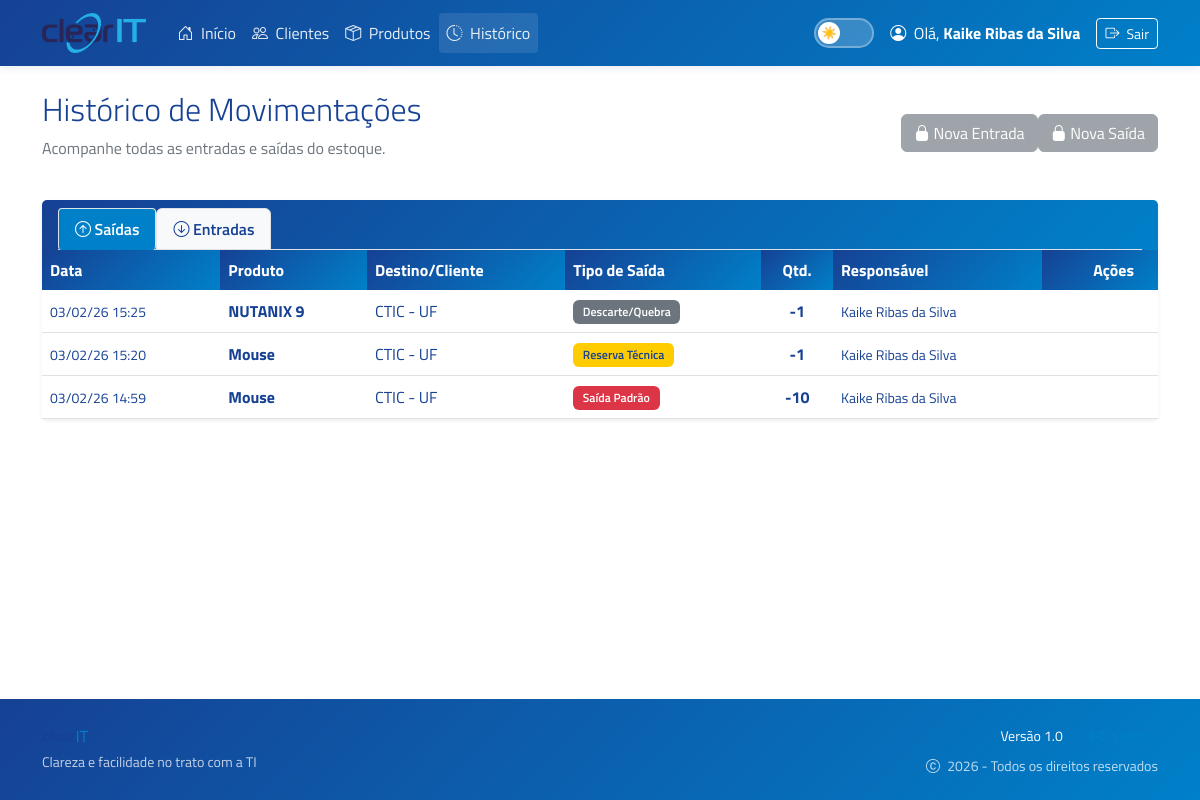
Page /historico/ (signed in) on the committed database.
### core/models.py (models this page shows, shortened)
class Employee(AbstractUser):
    LOGIN_CHOICES = [
        ('LOCAL', 'Senha Local'),
        ('MS', 'Microsoft SSO'),
        ('HYBRID', 'Híbrido'),
    ]
    microsoft_oid = models.CharField(
        max_length=255,
        unique=True,
        null=True,
        blank=True,
        verbose_name="Microsoft Object ID"
    )
    login_type = models.CharField(
        max_length=10,
        choices=LOGIN_CHOICES,
        default='LOCAL'
    )
    department = models.CharField(max_length=100, blank=True, null=True)

class StockOut(models.Model):
    TYPE_CHOICES = [
        ('SAIDA', 'Saída Padrão'),
        ('RESERVA', 'Reserva Técnica'),
        ('EMPRESTIMO', 'Empréstimo'),
        ('DESCARTE', 'Descarte/Quebra'),
    ]
    product = models.ForeignKey(Product, on_delete=models.CASCADE)
    location = models.CharField(
        max_length=3,
        choices=[('SP', 'São Paulo'), ('MAO', 'Manaus')]
    )
    movement_type = models.CharField(
        max_length=20,
        choices=TYPE_CHOICES,
        default='SAIDA',
        verbose_name="Tipo de Movimentação"
    )
    scheduled_date = models.DateField(
        null=True,
        blank=True,
        verbose_name="Data Prevista"
    )
    is_cancelled = models.BooleanField(
        default=False,
        verbose_name="Cancelada"
    )
    cancelled_at = models.DateTimeField(
        null=True,
        blank=True,
        verbose_name="Cancelada em"
    )
    cancelled_by = models.ForeignKey(
        Employee,
        on_delete=models.SET_NULL,
        null=True,
        blank=True,
        related_name='cancelled_stockouts',
        verbose_name="Cancelada por"
    )
    client = models.ForeignKey(Client, on_delete=models.CASCADE)
    quantity = models.PositiveIntegerField()
    employee = models.ForeignKey(Employee, on_delete=models.CASCADE)
    observation = models.TextField(null=True, blank=True, verbose_name="Observação")
    created_at = models.DateTimeField(auto_now_add=True)
    class Meta:
        verbose_name = "Saída de Material"
        verbose_name_plural = "Saídas"

class Product(models.Model):
    name = models.CharField(max_length=255, verbose_name="Nome do Produto")
    model = models.CharField(max_length=255, blank=True, null=False, verbose_name="Modelo")
    manufacturer = models.CharField(max_length=255, blank=True, null=False, verbose_name="Fabricante")
    product_id = models.CharField(max_length=255, blank=True, null=True, verbose_name= "ID do Produto", unique=True)
    class Meta:
        verbose_name = "Produto"
        verbose_name_plural = "Produtos"

class Client(models.Model):
    name = models.CharField(max_length=255, unique=True, verbose_name="Nome do Cliente/Setor")
    class Meta:
        verbose_name = "Cliente"
        verbose_name_plural = "Clientes"

### core/views/movements.py (the view)
# urls.py: path('historico/', movements.movements_list, name='movements_list'),
@login_required
def movements_list(request):
    entries = StockEntry.objects.select_related('product', 'employee').order_by('-created_at')
    outputs = StockOut.objects.select_related('product', 'client', 'employee').order_by('-created_at')
    context = {
        'entries': entries,
        'outputs': outputs,
    }
    return render(request, 'core/stock/movements_list.html', context)

### core/templates/core/stock/movements_list.html (shortened to what this page needs)
{% extends 'core/base.html' %}
{% block content %}
<div class="row mb-4 align-items-center">
    <div class="col-md-8">
        <h2 class="fw-light">Histórico de Movimentações</h2>
        <p class="text-muted">Acompanhe todas as entradas e saídas do estoque.</p>
    </div>
    <div class="col-md-4 text-end">
        <div class="btn-group">
            {% if perms.core.add_stockentry %}
                <a href="{% url 'entry_create' %}" class="btn btn-success">
                    <i class="bi bi-box-arrow-in-down"></i> Nova Entrada
                </a>
            {% else %}
                <span class="d-inline-block" tabindex="0" data-bs-toggle="tooltip" title="Apenas gestores podem realizar entradas">
                    <button class="btn btn-secondary" disabled style="cursor: not-allowed;">
                        <i class="bi bi-lock-fill"></i> Nova Entrada
                    </button>
                </span>
            {% endif %}
            {% if perms.core.add_stockout %}
                <a href="{% url 'output_create' %}" class="btn btn-danger">
                    <i class="bi bi-box-arrow-up"></i> Nova Saída
                </a>
            {% else %}
                <span class="d-inline-block" tabindex="0" data-bs-toggle="tooltip" title="Apenas gestores podem realizar saídas">
                    <button class="btn btn-secondary" disabled style="cursor: not-allowed;">
                        <i class="bi bi-lock-fill"></i> Nova Saída
                    </button>
                </span>
            {% endif %}
        </div>
    </div>
</div>
<div class="card shadow-sm border-0">
    <div class="card-header bg-white border-bottom-0 pb-0">
        <ul class="nav nav-tabs" id="historyTab" role="tablist">
            <li class="nav-item" role="presentation">
                <button class="nav-link active text-danger fw-bold" id="saidas-tab" data-bs-toggle="tab" data-bs-target="#saidas" type="button" role="tab">
                    <i class="bi bi-arrow-up-circle"></i> Saídas
                </button>
            </li>
            <li class="nav-item" role="presentation">
                <button class="nav-link text-success fw-bold" id="entradas-tab" data-bs-toggle="tab" data-bs-target="#entradas" type="button" role="tab">
                    <i class="bi bi-arrow-down-circle"></i> Entradas
                </button>
            </li>
        </ul>
    </div>
    <div class="card-body p-0">
        <div class="tab-content" id="historyTabContent">
            <div class="tab-pane fade show active" id="saidas" role="tabpanel">
                <div class="table-responsive">
                    <table class="table table-hover align-middle mb-0">
                        <thead class="table-light">
                            <tr>
                                <th>Data</th>
                                <th>Produto</th>
                                <th>Destino/Cliente</th>
                                <th>Tipo de Saída</th>
                                <th class="text-center">Qtd.</th>
                                <th>Responsável</th>
                                <th class="text-end pe-4">Ações</th>
                            </tr>
                        </thead>
                        <tbody>
                            {% for out in outputs %}
                            <tr {% if out.is_cancelled %}class="table-secondary"{% endif %}>
                                <td class="small">{{ out.created_at|date:"d/m/y H:i" }}</td>
                                <td class="fw-bold">
                                    {{ out.product.name }}
                                </td>
                                <td>{{ out.client.name|default:"-" }}</td>
                                <td>
                                    <span class="badge {% if out.movement_type == 'RESERVA' %}bg-warning text-dark{% elif out.movement_type == 'SAIDA' %}bg-danger{% elif out.movement_type == 'EMPRESTIMO' %}bg-info{% else %}bg-secondary{% endif %}">
                                        {{ out.get_movement_type_display|default:"-" }}
                                    </span>
                                </td>
                                <td class="text-center text-danger fw-bold">-{{ out.quantity }}</td>
                                <td class="small">{{ out.employee.first_name }}</td>
                                <td class="text-end pe-4">
                                </td>
                            </tr>
                            {% empty %}
                            <tr><td colspan="7" class="text-center py-4 text-muted">Nenhuma saída registrada.</td></tr>
                            {% endfor %}
                        </tbody>
                    </table>
                </div>
            </div>
        </div>
    </div>
</div>
{% endblock %}

### core/templates/core/base.html (shortened to what this page needs)
{% load static %}
<!DOCTYPE html>
<html lang="pt-br">
<head>
    <link href="https://cdn.jsdelivr.net/npm/bootstrap@5.3.0/dist/css/bootstrap.min.css" rel="stylesheet">
    <link rel="stylesheet" href="https://cdn.jsdelivr.net/npm/bootstrap-icons@1.13.1/font/bootstrap-icons.min.css">
    <link href="https://cdn.jsdelivr.net/npm/select2@4.1.0-rc.0/dist/css/select2.min.css" rel="stylesheet" />
    <link rel="stylesheet" href="https://cdn.jsdelivr.net/npm/select2-bootstrap-5-theme@1.3.0/dist/select2-bootstrap-5-theme.min.css" />
    <link rel="stylesheet" href="{% static 'core/css/clearit_theme.css' %}">
</head>
<body class="d-flex flex-column min-vh-100">
    <nav class="navbar navbar-expand-lg navbar-dark mb-4">
        <div class="container">
            <a class="navbar-brand d-flex align-items-center" href="{% url 'home' %}">
                <img src="{% static 'core/img/logo.png' %}"
                    alt="Logo ClearIT"
                    height="40"
                    class="d-inline-block align-text-top me-2">
            </a>
            <div class="collapse navbar-collapse" id="navbarContent">
                <div class="navbar-nav me-auto">
                    <a class="nav-link {% if request.resolver_match.url_name == 'home' %}active{% endif %}" href="{% url 'home' %}">
                        <i class="bi bi-house-door me-1"></i>
                        Início
                    </a>
                    <a class="nav-link {% if 'client' in request.path %}active{% endif %}" href="{% url 'client_list' %}">
                        <i class="bi bi-people me-1"></i>
                        Clientes
                    </a>
                    <a class="nav-link {% if 'product' in request.path %}active{% endif %}" href="{% url 'product_list' %}">
                        <i class="bi bi-box-seam me-1"></i>
                        Produtos
                    </a>
                    <a class="nav-link {% if 'historico' in request.path or 'movements' in request.path %}active{% endif %}" href="{% url 'movements_list' %}">
                        <i class="bi bi-clock-history me-1"></i>
                        Histórico
                    </a>
                </div>
                <div class="navbar-nav ms-auto d-flex align-items-center">
                    {% if user.is_authenticated %}
                        <span class="navbar-text text-white me-3 d-none d-md-block">
                            <i class="bi bi-person-circle me-1"></i>
                            Olá, <strong>{{ user.first_name|default:user.username }}</strong>
                        </span>
                        <a href="{% url 'account_logout' %}" class="btn btn-outline-light btn-sm">
                            <i class="bi bi-box-arrow-right me-1"></i>
                            Sair
                        </a>
                    {% else %}
                        <a href="{% url 'account_login' %}" class="btn btn-light btn-sm fw-bold">
                            <i class="bi bi-box-arrow-in-right me-1"></i>
                            Entrar
                        </a>
                    {% endif %}
                </div>
            </div>
        </div>
    </nav>
    <main class="container flex-grow-1 fade-in">
        {% block content %}{% endblock %}
    </main>
    <footer class="footer mt-auto py-4 bg-clearit-gradient text-white mt-5">
        <div class="container">
            <div class="row align-items-center">
                <div class="col-md-6 text-center text-md-start">
                    <h6 class="mb-1">
                        <strong>clear</strong><span style="color: #0080C9;">IT</span>
                    </h6>
                    <p class="mb-0 small opacity-75">
                        Clareza e facilidade no trato com a TI
                    </p>
                </div>
                <div class="col-md-6 text-center text-md-end">
                    <ul class="list-inline mb-0">
                        <li class="list-inline-item">
                            <span class="small">Versão 1.0</span>
                        </li>
                        <li class="list-inline-item ms-3">
                            <a href="mailto:kmaciel@clearit.com.br" class="text-white text-decoration-none small">
                                <i class="bi bi-envelope me-1"></i>
                            </a>
                        </li>
                    </ul>
                    <p class="mb-0 small opacity-75 mt-2">
                        <i class="bi bi-c-circle me-1"></i>
                        {% now "Y" %} - Todos os direitos reservados
                    </p>
                </div>
            </div>
        </div>
    </footer>
</body>
</html>

### rows in the picture
Employee: first_name "Kaike Ribas da Silva"
StockOut: created_at "03/02/26 15:25", product.name "NUTANIX 9", client.name "CTIC - UF", movement_type "Descarte/Quebra", quantity "1", employee.first_name "Kaike Ribas da Silva"
StockOut: created_at "03/02/26 15:20", product.name "Mouse", client.name "CTIC - UF", movement_type "Reserva Técnica", quantity "1", employee.first_name "Kaike Ribas da Silva"
StockOut: created_at "03/02/26 14:59", product.name "Mouse", client.name "CTIC - UF", movement_type "Saída Padrão", quantity "10", employee.first_name "Kaike Ribas da Silva"
